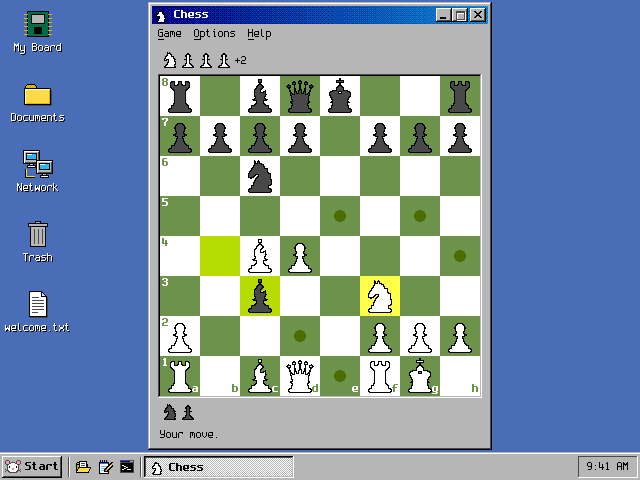
#> input picture host/tests/pictures/56-chess-playing.png, 640 x 480 px
$ python chess_landing.py
#> lines starting #> are read from the running program, lines starting #| are printed output that depends on the picture
#!/usr/bin/env python3
"""Draws the four ways the computer's chess piece could land (backlog item
64) for the owner to choose from. A mock-up, not the game: it takes the
chess window's reference picture, plays the knight from c6 to e5 and moves
only the landing square. Offsets are whole pixels, as the board draws them.
The owner chose B, drop and bounce; the game's table of heights
(kLanding in programs/chess/chess.cpp) is drop() below at 60 steps a second.

    python3 tools/mockup/chess_landing.py <folder>      writes <folder>/*.gif
"""
import math, os, sys
from PIL import Image, ImageDraw, ImageFont

SRC = os.path.join(os.path.dirname(os.path.abspath(__file__)), "..", "..", "host", "tests", "pictures",
                   "56-chess-playing.png")
HERE = sys.argv[1] if len(sys.argv) > 1 else "."
SQ, BX, BY = 40, 160, 76
FPS = 50                      # a GIF cannot hold 60; the board would run at 60
STEP = 1000 // FPS

def sq(col, row):             # col 0 = a, row 0 = rank 8
    return (BX + col * SQ, BY + row * SQ, BX + (col + 1) * SQ, BY + (row + 1) * SQ)

base = Image.open(SRC).convert("RGB")
#> base is the input picture: PIL image 640x480 RGB; mean R, G, B 127.6, 149.5, 169.3
LIGHT = base.getpixel((BX + 7 * SQ + 20, BY + 3 * SQ + 20))   # h5 is empty and light
#> LIGHT = (255, 255, 255)
DARK = base.getpixel((BX + 1 * SQ + 4, BY + 0 * SQ + 4))      # b8
#> DARK = (109, 146, 73)
LIME = base.getpixel((BX + 1 * SQ + 4, BY + 4 * SQ + 4))      # b4, last move on dark
#> LIME = (182, 219, 0)
YELLOW = base.getpixel((BX + 5 * SQ + 2, BY + 5 * SQ + 2))    # f3, last move on light
#> YELLOW = (255, 255, 73)

def recolour(im, col, row, old, new):
    x0, y0, x1, y1 = sq(col, row)
    px = im.load()
    for y in range(y0, y1):
        for x in range(x0, x1):
            if px[x, y] == old:
                px[x, y] = new

def is_dark(col, row):
    return (col + row) % 2 == 1

# A clean position: no dots, nothing picked up.
clean = base.copy()
px = clean.load()
for row in range(8):
    for col in range(8):
        x0, y0, x1, y1 = sq(col, row)
        plain = DARK if is_dark(col, row) else LIGHT
        cx, cy = x0 + 20, y0 + 20
        if px[cx, cy] not in (LIGHT, DARK, LIME, YELLOW, (0, 0, 0), (255, 255, 255)) and \
           px[x0 + 20, y0 + 30] in (LIGHT, DARK):
            # a dot on an empty square: wipe the middle
            ImageDraw.Draw(clean).rectangle((x0 + 10, y0 + 10, x1 - 10, y1 - 10), fill=plain)
        recolour(clean, col, row, LIME, DARK) if is_dark(col, row) else recolour(clean, col, row, YELLOW, LIGHT)

# The knight on c6 (a light square): everything that is not the square.
kx0, ky0, _, _ = sq(2, 2)
sprite = clean.crop(sq(2, 2)).convert("RGBA")
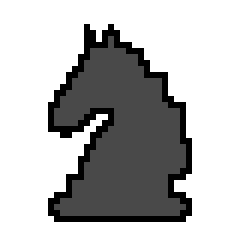
#> sprite: PIL image 40x40 RGBA (shown 6 times larger); mean R, G, B, A 183.9, 183.9, 183.9, 255
sp = sprite.load()
for y in range(SQ):
    for x in range(SQ):
        if sp[x, y][:3] == LIGHT:
            sp[x, y] = (0, 0, 0, 0)
bbox = sprite.getbbox()
#> bbox = (8, 4, 32, 37)
top, bottom = bbox[1], bbox[3]
#> top = 4; bottom = 37

# Before: White has just played d2-d4, the computer is thinking.
before = clean.copy()
recolour(before, 3, 6, DARK, LIME)
recolour(before, 3, 4, DARK, LIME)
ImageDraw.Draw(before).rectangle((158, 426, 300, 442), fill=before.getpixel((300, 420)))

# After: c6 empty and marked, e5 marked, knight to be drawn on it.
after = clean.copy()
ImageDraw.Draw(after).rectangle(sq(2, 2)[:2] + (sq(2, 2)[2] - 1, sq(2, 2)[3] - 1), fill=YELLOW)
recolour(after, 4, 3, DARK, LIME)
ImageDraw.Draw(after).rectangle((sq(4, 3)[0] + 10, sq(4, 3)[1] + 10, sq(4, 3)[2] - 10, sq(4, 3)[3] - 10), fill=LIME)
empty_e5 = after.crop(sq(4, 3))

def landed(dx=0, dy=0, lean=0.0):
    """The landing square with the knight moved dx, dy and leaning: the foot
    stays, the head goes `lean` pixels sideways."""
    cell = empty_e5.copy().convert("RGBA")
    layer = Image.new("RGBA", (SQ, SQ), (0, 0, 0, 0))
    for y in range(top, bottom):
        shift = round(lean * (bottom - 1 - y) / (bottom - 1 - top))
        row = sprite.crop((0, y, SQ, y + 1))
        layer.paste(row, (dx + shift, y + dy))
    cell.alpha_composite(layer)
    return cell.convert("RGB")

def shake(t):      # side to side, dying away
    return dict(dx=round(3.4 * math.exp(-t / 150) * math.sin(2 * math.pi * t / 150)))

def drop(t):       # falls the last few pixels, one small bounce
    if t < 90:
        return dict(dy=-round(4 * (1 - (t / 90) ** 2)))
    u = t - 90
    return dict(dy=-round(3.4 * math.exp(-u / 110) * abs(math.sin(math.pi * u / 150))))

def rock(t):       # foot stays, head sways and settles
    return dict(lean=4.4 * math.exp(-t / 190) * math.sin(2 * math.pi * t / 210))

def drop_rock(t):  # a short fall, then a gentle sway
    if t < 70:
        return dict(dy=-round(4 * (1 - (t / 70) ** 2)))
    u = t - 70
    return dict(lean=2.6 * math.exp(-u / 180) * math.sin(2 * math.pi * u / 210))

VARIANTS = [("A  Shake", shake, 520), ("B  Drop and bounce", drop, 460),
            ("C  Rock", rock, 620), ("D  Drop, then rock", drop_rock, 600)]
NONE = ("As it is today", lambda t: {}, 0)

HOLD_BEFORE, HOLD_AFTER = 1300, 2200
TOTAL = HOLD_BEFORE + HOLD_AFTER

def frame(variant, ms):
    if ms < HOLD_BEFORE:
        return before
    im = after.copy()
    t = ms - HOLD_BEFORE
    im.paste(landed(**variant[1](t)) if t < variant[2] else landed(), sq(4, 3)[:2])
    return im

def save(frames, path):
    both = Image.new("RGB", (frames[0].width, 2 * frames[0].height))   # every colour of the run
    both.paste(frames[0], (0, 0)); both.paste(frames[-1], (0, frames[0].height))
    pal = both.quantize(colors=128, dither=Image.Dither.NONE)
    out = [f.quantize(palette=pal, dither=Image.Dither.NONE) for f in frames]
    # merge runs of equal frames into one long frame
    kept, times = [out[0]], [STEP]
    for prev, f in zip(out, out[1:]):
        if f.tobytes() == prev.tobytes():
            times[-1] += STEP
        else:
            kept.append(f); times.append(STEP)
    kept[0].save(path, save_all=True, append_images=kept[1:], duration=times, loop=0, optimize=False)

CROP = (152, 68, 488, 404)
font = ImageFont.load_default()

def labelled(im, text, scale):
    b = im.crop(CROP)
    if scale != 1:
        b = b.resize((b.width * scale, b.height * scale), Image.NEAREST)
    out = Image.new("RGB", (b.width, b.height + 18), (192, 192, 192))
    ImageDraw.Draw(out).text((6, 3), text, fill=(0, 0, 0), font=font)
    out.paste(b, (0, 18))
    return out

# One GIF per variant at twice the size, and all four side by side at true size.
for name, v in zip("abcd", VARIANTS):
    save([labelled(frame(v, ms), v[0], 2) for ms in range(0, TOTAL, STEP)],
         os.path.join(HERE, f"landing-{name}.gif"))
#> this loop made 4 passes
#> pass 1, in labelled, `b = b.resize((b.width * scale, b.height * scale), Image.NEAREST)`:
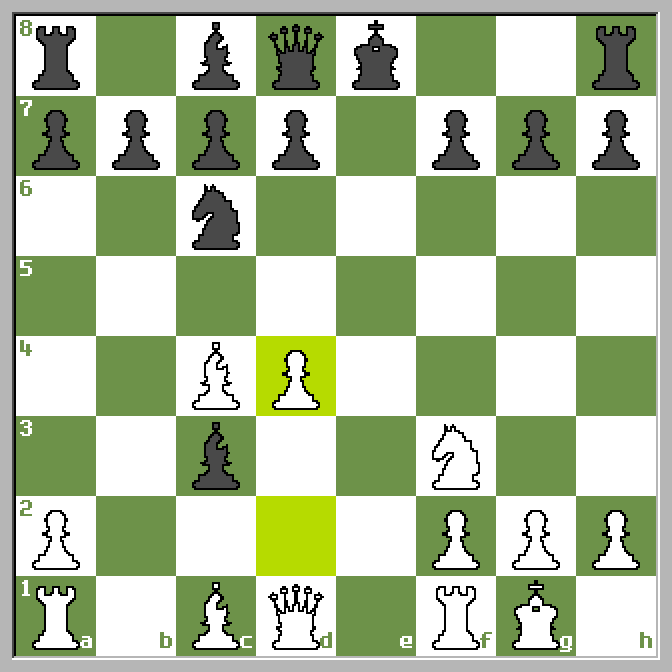
#> b: PIL image 672x672 RGB; mean R, G, B 174.1, 189.2, 155.8
save([labelled(frame(NONE, ms), NONE[0], 2) for ms in range(0, TOTAL, STEP)],
     os.path.join(HERE, "landing-none.gif"))
#> in save (call 5), `both = Image.new("RGB", (frames[0].width, 2 * frames[0].height))`: both: PIL image 672x1380 RGB; every value is 0
#> in save (call 5), `both.paste(frames[-1], (0, frames[0].height))`:
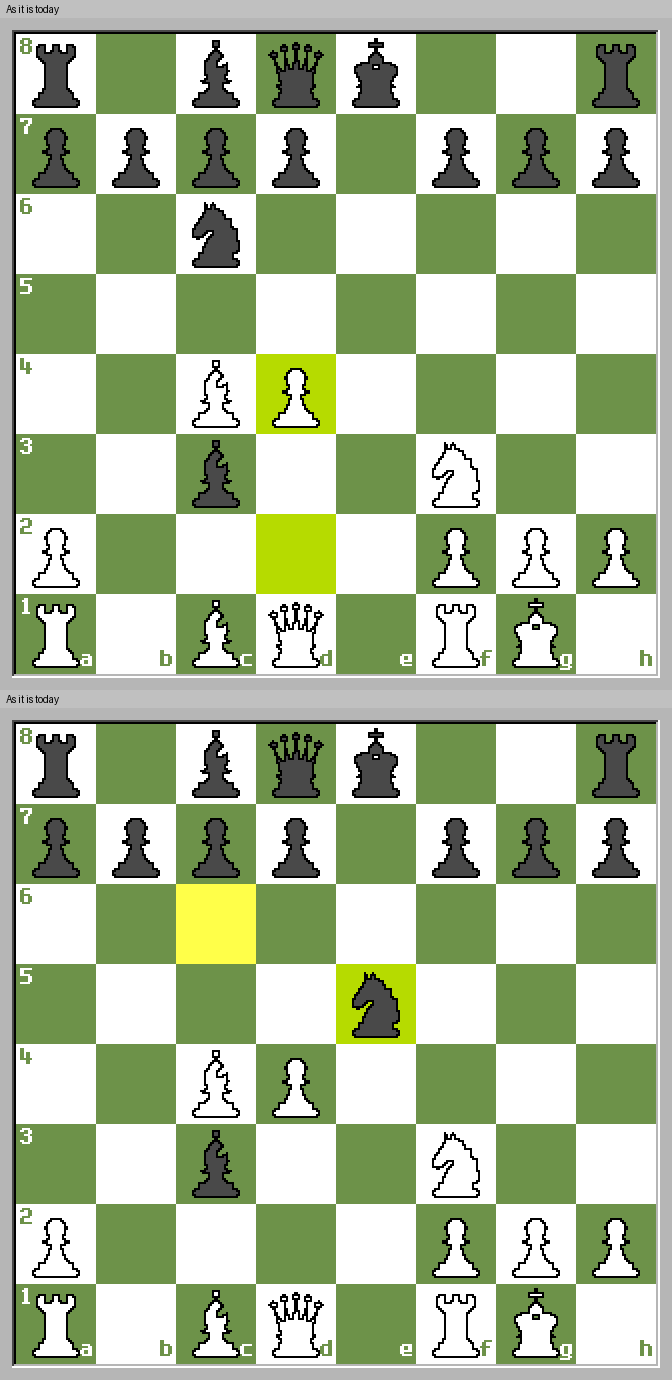
#> both: PIL image 672x1380 RGB; mean R, G, B 174.4, 189, 156.5
#> after the loop in save (call 5), `for prev, f in zip(out, out[1:]):`: kept = 2 items; times = [1300, 2200]
#> in save (call 5), `kept[0].save(path, save_all=True, append_images=kept[1:], duration=tim..`:
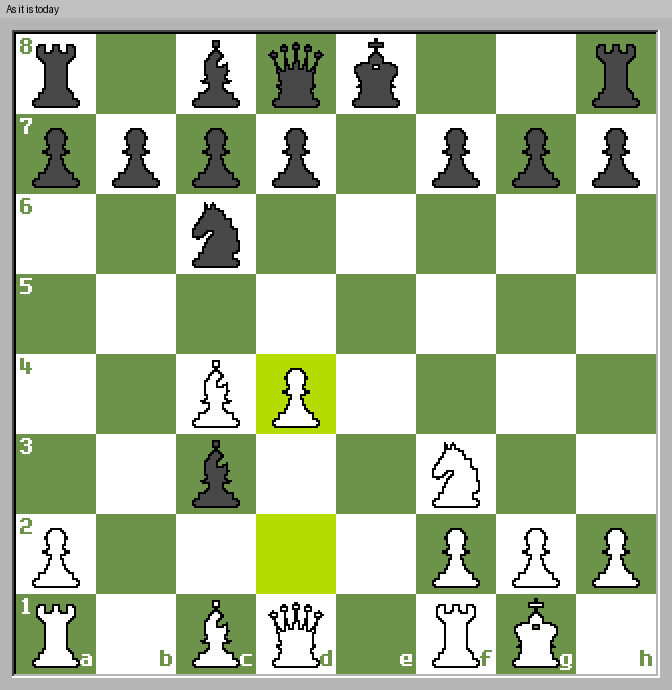
#> saved as landing-none.gif: PIL image 672x690 P; mean R, G, B 174.4, 189.1, 156.6

grid = []
for ms in range(0, TOTAL, STEP):
    tiles = [labelled(frame(v, ms), v[0], 1) for v in VARIANTS]
    w, h = tiles[0].size
    g = Image.new("RGB", (2 * w + 6, 2 * h + 6), (192, 192, 192))
    for i, t in enumerate(tiles):
        g.paste(t, ((i % 2) * (w + 6), (i // 2) * (h + 6)))
    grid.append(g)
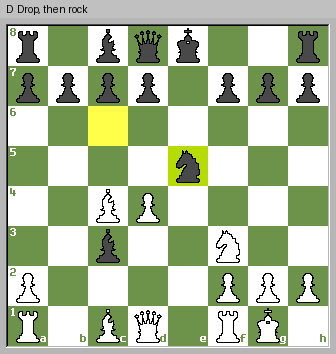
#> t: PIL image 336x354 RGB; mean R, G, B 174.4, 188.5, 156.9
#> after the loop, grid = 175 items
save(grid, os.path.join(HERE, "landing-all.gif"))
#> in save (call 6), `both = Image.new("RGB", (frames[0].width, 2 * frames[0].height))`: both: PIL image 678x1428 RGB; every value is 0
#> in save (call 6), `both.paste(frames[-1], (0, frames[0].height))`:
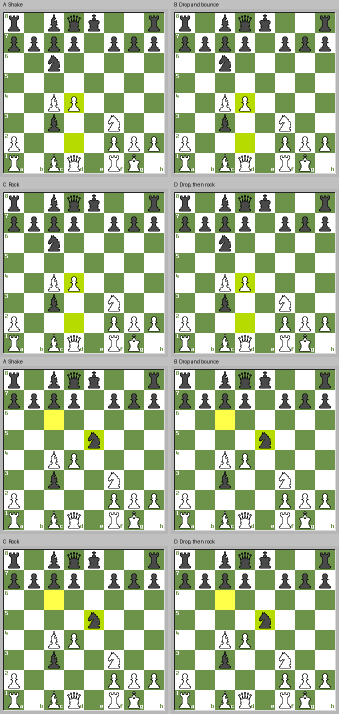
#> both: PIL image 678x1428 RGB (shown at 1/2 size); mean R, G, B 174.9, 188.9, 157.8
#> in save (call 6), `kept, times = [out[0]], [STEP]`: times = [20]
#> after the loop in save (call 6), `for prev, f in zip(out, out[1:]):`: kept = 22 items; times = [1300, 20, 20, 20, 20, 20, 20, 20, 20, 20, 20, 20, 20, 20, 20, 20, 20, 20, 20, 20, 20, 1800]
#> in save (call 6), `kept[0].save(path, save_all=True, append_images=kept[1:], duration=tim..`:
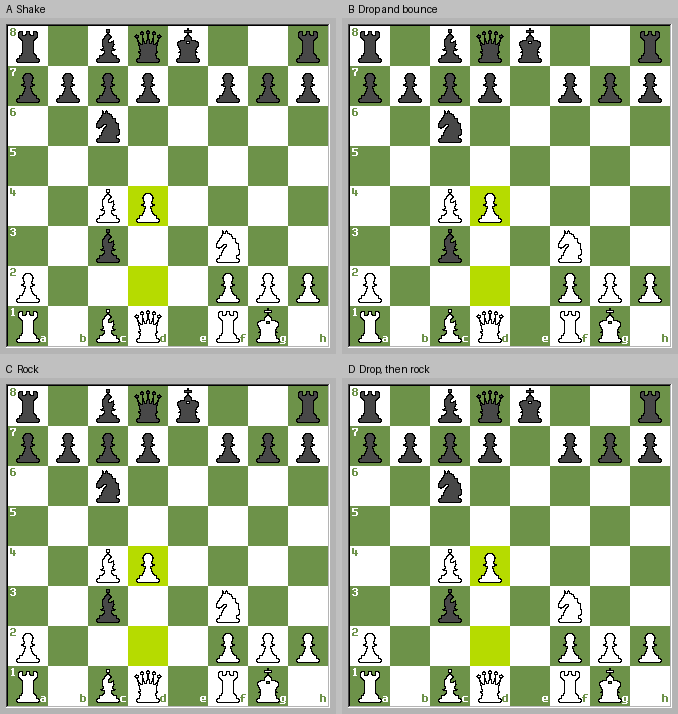
#> saved as landing-all.gif: PIL image 678x714 P; mean R, G, B 174.9, 189, 157.9
